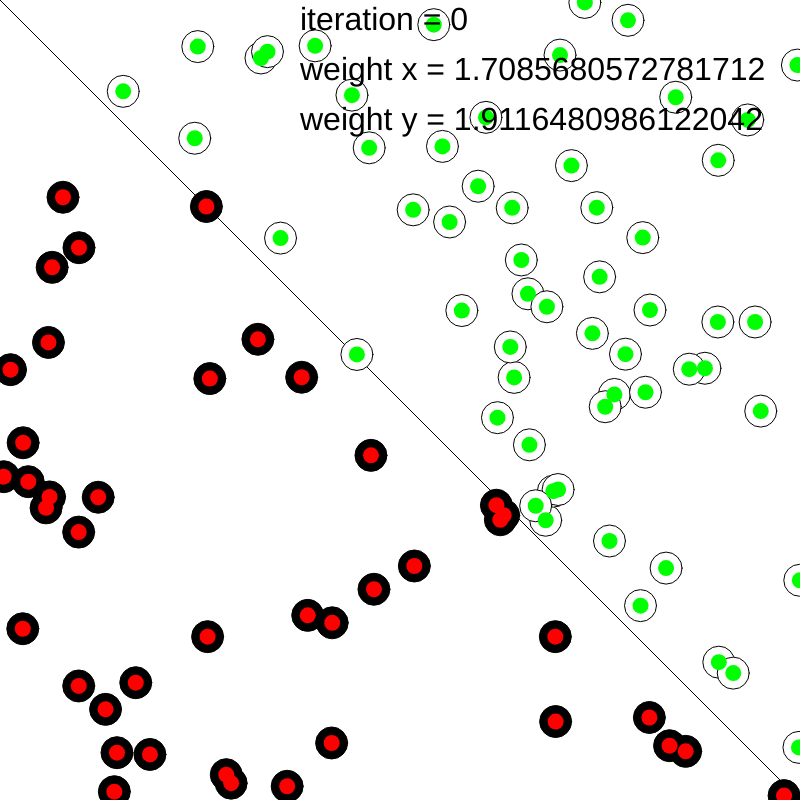
Frame 1 (no input)
Frame 60 (no input): identical to frame 1, image omitted
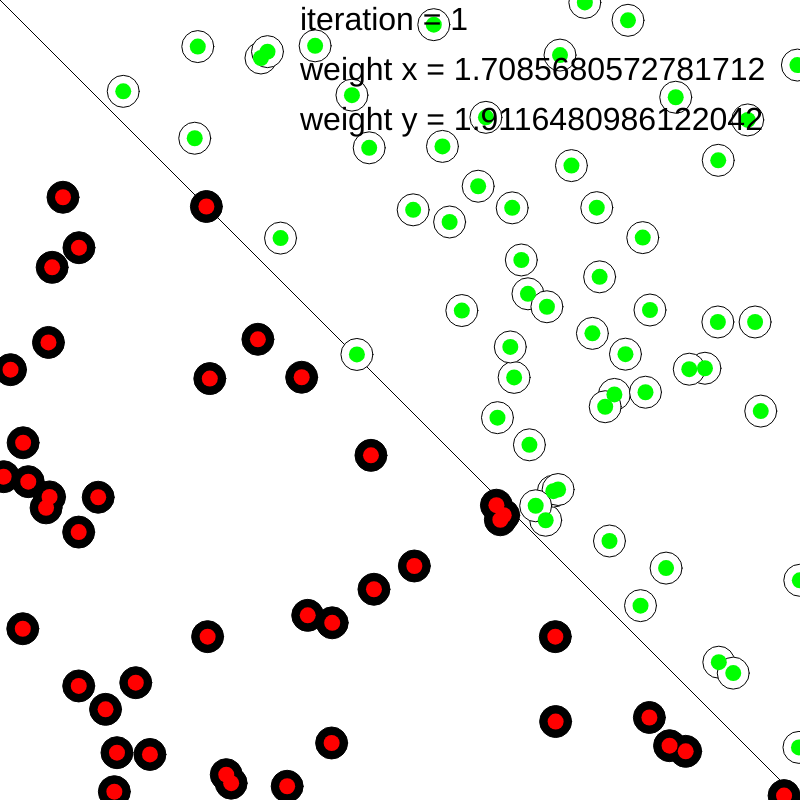
Frame 120 (the mouse pressed at the canvas centre since frame 60)

The p5.js sketch that drew these frames (run headless with seeded random() and noise() and a simulated clock; from frame 60 on, the mouse is pressed at the canvas centre):

// p5.js sketch
// ── sketch.js
let perceptron;
let points = [];
let iteration = 0;
function setup() {
    createCanvas(800, 800);
    perceptron = new Perceptron();

    for (let i = 0; i < 100; i++) {
        points[i] = new Point();
    }

    const inputs = [-1, 0.5];
    const guess = perceptron.guess(inputs);
    console.log(guess);
}

function draw() {
    background(255);
    textSize(32);

    stroke(0);
    strokeWeight(1);
    line(0, 0, width, height);
    for (const point of points) {
        point.draw();
    }
    for (const point of points) {
        const inputs = [point.x, point.y];
        const guess = perceptron.guess(inputs);
        if (guess === point.label) {
            fill(0, 255, 0);
        } else {
            fill(255, 0, 0);
        }
        noStroke();
        ellipse(point.x, point.y, 16, 16);
    }
    fill(0);
    text(`iteration = ${iteration}`, width - 500, 30);
    text(`weight x = ${perceptron.weights[0]}`, width - 500, 80);
    text(`weight y = ${perceptron.weights[1]}`, width - 500, 130);
}

let index = 0;

const interval = setInterval(() => {
    if (iteration === 50) {
        clearInterval(interval);
        return;
    }
    const point = points[index];
    const inputs = [point.x, point.y];
    perceptron.train(inputs, point.label);
    index++;
    index = index >= points.length ? 0 : index;
    iteration++;
}, 1000);

class Perceptron {
    weights = [];
    learningRate = 0.1;
    constructor() {
        for (let i = 0; i < 2; i++) {
            this.weights.push(randomBetween(-1, 1));
        }
    }

    guess(inputs) {
        let sum = 0;
        for (let i = 0; i < inputs.length; i++) {
            sum += inputs[i] * this.weights[i];
        }
        return sign(sum);
    }

    //Tune weights
    train(inputs, target) {
        const guess = this.guess(inputs);
        const error = target - guess;
        for (let i = 0; i < this.weights.length; i++) {
            this.weights[i] += error * inputs[i] * this.learningRate;
        }
    }
}

//activation function
const sign = (number) => {
    return number >= 0 ? 1 : -1;
};

const randomBetween = (min, max) => {
    return Math.random() * (max - min + 1) + min;
};

// ── point.js
class Point {
    x;
    y;
    label;
    constructor() {
        this.x = random(width);
        this.y = random(height);
        this.label = this.x >= this.y ? 1 : -1;
    }
    draw() {
        stroke(0);
        if (this.label > 0) {
            fill(255);
        } else {
            fill(0);
        }
        ellipse(this.x, this.y, 32, 32);
    }
}
